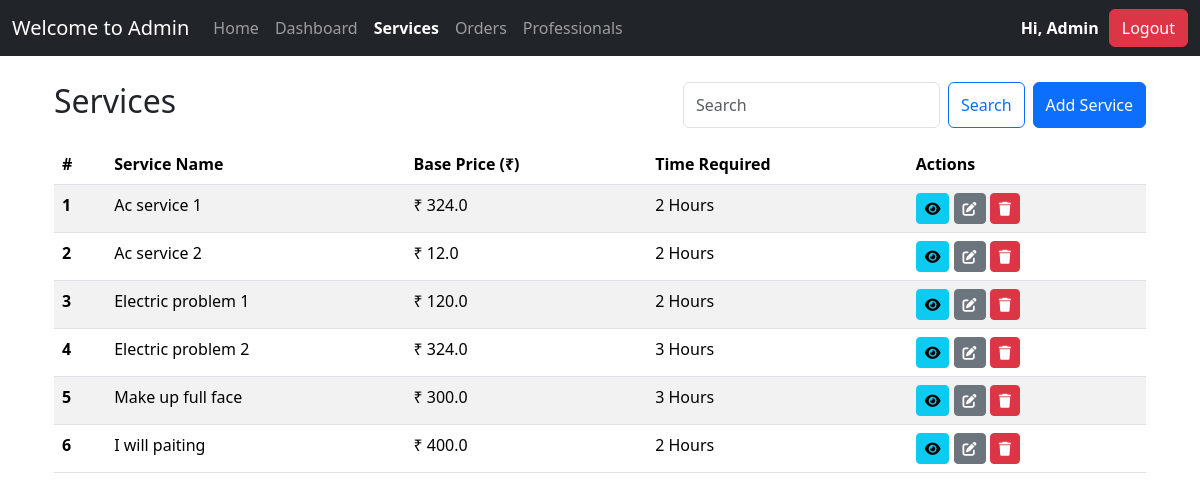
The app's page /admin/services (signed in) with its own data.
### app/models.py (models this page shows)
class AdminModel(db.Model, UserMixin):
    id = db.Column(TEXT, primary_key=True, default=lambda: str(uuid.uuid4()), unique=True, nullable=False)
    first_name = db.Column(db.String(50), nullable=False)
    last_name = db.Column(db.String(50), nullable=False)
    email = db.Column(db.String(120), unique=True, nullable=False)
    password = db.Column(db.String(128), nullable=False)
    role = db.Column(db.Enum(UserRole), default=UserRole.ADMIN, nullable=False)

class ServiceModel(db.Model):
    id = db.Column(db.Integer, primary_key=True)
    name = db.Column(db.String(100), nullable=False)
    price = db.Column(db.Float, nullable=False)
    description = db.Column(db.Text, nullable=False)
    time_required = db.Column(db.String(50), nullable=False)
    category = db.Column(db.String(50), nullable=False)

### app/views/admin.py (the view, shortened to what this page needs)
@admin.route("services",  methods=['GET', 'POST'])
@admin_only
def services():
    form = ServiceForm()
    all_services = ServiceModel.query.all()
    return render_template("admin/services.html", form=form, services=all_services)

### app/forms.py
class ServiceForm(FlaskForm):
    name = StringField('Service Name',
    validators=[DataRequired(),Length(max=100)])
    price = FloatField('Price (₹)',validators=[DataRequired(),NumberRange(min=0)])
    description = TextAreaField('Description',validators=[DataRequired(),Length(max=500)])
    time_required = StringField('Time Required (Hour)',validators=[DataRequired(),Length(max=50)])
    category = SelectField('Category',
                           choices=[('AC Repair', 'AC Repair'),
                                    ('Mechanic', 'Mechanic'),
                                    ('Saloon', 'Saloon'),
                                    ('Plumbing', 'Plumbing'),
                                    ('Electrician', 'Electrician'),
                                    ('Painting', 'Painting'),
                                    ('Gardening', 'Gardening'),
                                    ('Makeup Artist', 'Makeup Artist')],
                           validators=[DataRequired()])
    submit = SubmitField('Add')

### app/__init__.py (called while the page is built)
def get_profile_url():
    from .models import UserRole
    if current_user.is_authenticated:
        if current_user.role == UserRole.CUSTOMER:
            return url_for('customer.profile')
        elif current_user.role == UserRole.PROFESSIONAL:
            return url_for('professional.profile')
        elif current_user.role == UserRole.ADMIN:
            return url_for('admin.dashboard')
    return url_for('auth.login')

### app/templates/admin/services.html (shortened to what this page needs)
{% extends "base.html" %}
{%block content%}
<div class="container">
    <div class="admin-nav my-3">
        <h2>Services</h2>
       <div class="d-flex gap-2">
            <form class="d-flex" role="search">
                <input class="form-control me-2" type="search" placeholder="Search" aria-label="Search">
                <button class="btn btn-outline-primary" type="submit">Search</button>
            </form>
            <button type="button" class="btn btn-primary" data-bs-toggle="modal"           data-bs-target="#exampleModal">
                Add Service
            </button>
       </div>
    </div>
    <table class="table table-striped">
        <thead>
          <tr>
            <th scope="col">#</th>
            <th scope="col">Service Name</th>
            <th scope="col">Base Price (₹)</th>
            <th scope="col">Time Required</th>
            <th scope="col">Actions</th>
          </tr>
        </thead>
        <tbody>
          {% for service in services %}
          <tr>
              <th scope="row">{{ service.id }}</th>
              <td>{{ service.name }}</td>
              <td>₹ {{ service.price }}</td>
              <td>{{ service.time_required }} Hours</td>
              <td >
                <a href="{{ url_for('admin.view_service', service_id=service.id) }}" class="btn btn-info btn-sm">
                    <i class="fa-solid fa-eye"></i>
                </a>
                <a href="{{ url_for('admin.update_service', service_id=service.id) }}" class="btn btn-secondary btn-sm">
                    <i class="fa-solid fa-pen-to-square""></i>
                </a>
                <form method="POST" action="{{ url_for('admin.delete_service', service_id=service.id) }}" style="display:inline;">
                    <button type="submit" class="btn btn-danger btn-sm" onclick="return confirm('Are you sure you want to delete this service?')">
                        <i class="fa-solid fa-trash"></i>
                    </button>
                </form>
            </td>
          </tr>
          {% endfor %}
        </tbody>
      </table>
</div>
{% endblock %}

### app/templates/base.html (shortened to what this page needs)
<!DOCTYPE html>
<html lang="en">
    <link
      href="https://cdn.jsdelivr.net/npm/bootstrap@5.3.3/dist/css/bootstrap.min.css"
      rel="stylesheet"
    />
    <link rel="stylesheet" href="https://cdnjs.cloudflare.com/ajax/libs/font-awesome/6.0.0/css/all.min.css">
    <link rel="stylesheet" href="{{ url_for('static', filename='css/style.css') }}">
  </head>
  <body>
    <nav class="navbar navbar-expand-lg navbar-dark bg-dark">
      <div class="container-fluid">
        <a class="navbar-brand" href="{{url_for('public.home')}}">
          {%if current_user.is_authenticated and current_user.role.value=='Admin'%}
              Welcome to Admin
          {%elif current_user.is_authenticated and current_user.role.value=='Professional'%}
              Welcome to Professional
          {%else%}
              Welcome to Customer
          {%endif%}
        </a>
        <div class="collapse navbar-collapse" id="navbarSupportedContent">
          <ul class="navbar-nav me-auto mb-2 mb-lg-0">
            <li class="nav-item">
              <a class="nav-link {% if request.endpoint == 'public.home' %}active fw-semibold{% endif %}" aria-current="page" href="{{url_for('public.home')}}">Home</a>
            </li>
           {%if current_user.is_authenticated and current_user.role.value=='Admin'%}
           <li class="nav-item">
            <a class="nav-link {% if request.endpoint == 'admin.dashboard' %}active fw-semibold{% endif %}" href="{{url_for('admin.dashboard')}}">Dashboard</a>
          </li>
              <li class="nav-item">
                <a class="nav-link {% if request.endpoint == 'admin.services' %}active fw-semibold{% endif %}" href="{{url_for('admin.services')}}">Services</a>
              </li>
              <li class="nav-item">
                <a class="nav-link {% if request.endpoint == 'admin.orders' %}active fw-semibold{% endif %}" href="{{url_for('admin.orders')}}">Orders</a>
              </li>
              <li class="nav-item">
                <a class="nav-link {% if request.endpoint == 'admin.professionals' %}active fw-semibold{% endif %}" href="{{url_for('admin.professionals')}}">Professionals</a>
              </li>
            {%endif%}
          </ul>
            {%if current_user.is_authenticated %}
               <div class="log-user-box">
                  <a class="nav-link profile" href="{{get_profile_url()}}">Hi, {{current_user.first_name.capitalize()}}</a>
                  <button type="button" class="btn btn-danger">
                    <a class="nav-link" href="{{url_for('auth.logout')}}">Logout</a>
                  </button>
               </div>
            {%endif%}
        </div>
      </div>
    </nav>
    <div class="container">{%block content %} {%endblock %}</div>
  </body>
</html>

### app/static/css/style.css (style rules this page uses)
.admin-nav { display: flex; justify-content: space-between; }
.fa-solid { cursor: pointer; }
.log-user-box { color: #fff; font-weight: 600; display: flex; align-items: center; }
.profile { margin-right: 10px; }

### records on screen
AdminModel: first_name "Admin"
ServiceModel: id "1", name "Ac service 1", price "324.0", time_required "2"
ServiceModel: id "2", name "Ac service 2", price "12.0", time_required "2"
ServiceModel: id "3", name "Electric problem 1", price "120.0", time_required "2"
ServiceModel: id "4", name "Electric problem 2", price "324.0", time_required "3"
ServiceModel: id "5", name "Make up full face", price "300.0", time_required "3"
ServiceModel: id "6", name "I will paiting", price "400.0", time_required "2"
